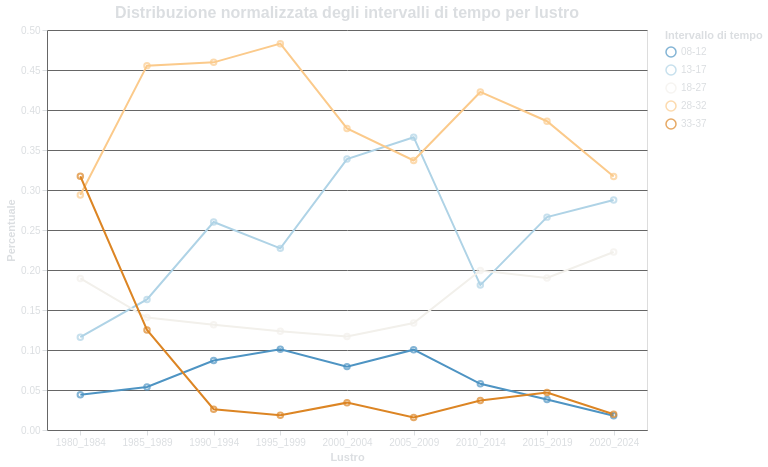

Express this chart as Vega-Lite.
### Vega-Lite specification from a JSON file in a GitHub repository (floating-point values rounded to 4 significant figures)
{"$schema": "https://vega.github.io/schema/vega-lite/v5.17.0.json", "config": {"axis": {"labelAngle": 0, "domainColor": "#666666", "gridColor": "#666666", "labelColor": "#DBDEE1", "tickColor": "#DBDEE1", "titleColor": "#DBDEE1"}, "background": "transparent", "legend": {"labelColor": "#DBDEE1", "titleColor": "#DBDEE1"}, "title": {"color": "#DBDEE1", "fontSize": 16}}, "data": {"name": "data-cc0357b6e1c78e35e4d864b53bce23f5"}, "datasets": {"data-cc0357b6e1c78e35e4d864b53bce23f5": [{"Count": 30, "Durata Intervallo": "08-12", "Lustro": "1980_1984", "Percentuale": 0.04405}, {"Count": 133, "Durata Intervallo": "08-12", "Lustro": "1985_1989", "Percentuale": 0.05385}, {"Count": 204, "Durata Intervallo": "08-12", "Lustro": "1990_1994", "Percentuale": 0.08681}, {"Count": 77, "Durata Intervallo": "08-12", "Lustro": "1995_1999", "Percentuale": 0.101}, {"Count": 95, "Durata Intervallo": "08-12", "Lustro": "2000_2004", "Percentuale": 0.07923}, {"Count": 166, "Durata Intervallo": "08-12", "Lustro": "2005_2009", "Percentuale": 0.1004}, {"Count": 22, "Durata Intervallo": "08-12", "Lustro": "2010_2014", "Percentuale": 0.05774}, {"Count": 13, "Durata Intervallo": "08-12", "Lustro": "2015_2019", "Percentuale": 0.03801}, {"Count": 9, "Durata Intervallo": "08-12", "Lustro": "2020_2024", "Percentuale": 0.01772}, {"Count": 79, "Durata Intervallo": "13-17", "Lustro": "1980_1984", "Percentuale": 0.116}, {"Count": 403, "Durata Intervallo": "13-17", "Lustro": "1985_1989", "Percentuale": 0.1632}, {"Count": 611, "Durata Intervallo": "13-17", "Lustro": "1990_1994", "Percentuale": 0.26}, {"Count": 173, "Durata Intervallo": "13-17", "Lustro": "1995_1999", "Percentuale": 0.227}, {"Count": 406, "Durata Intervallo": "13-17", "Lustro": "2000_2004", "Percentuale": 0.3386}, {"Count": 605, "Durata Intervallo": "13-17", "Lustro": "2005_2009", "Percentuale": 0.366}, {"Count": 69, "Durata Intervallo": "13-17", "Lustro": "2010_2014", "Percentuale": 0.1811}, {"Count": 91, "Durata Intervallo": "13-17", "Lustro": "2015_2019", "Percentuale": 0.2661}, {"Count": 146, "Durata Intervallo": "13-17", "Lustro": "2020_2024", "Percentuale": 0.2874}, {"Count": 129, "Durata Intervallo": "18-27", "Lustro": "1980_1984", "Percentuale": 0.1894}, {"Count": 347, "Durata Intervallo": "18-27", "Lustro": "1985_1989", "Percentuale": 0.1405}, {"Count": 309, "Durata Intervallo": "18-27", "Lustro": "1990_1994", "Percentuale": 0.1315}, {"Count": 94, "Durata Intervallo": "18-27", "Lustro": "1995_1999", "Percentuale": 0.1234}, {"Count": 140, "Durata Intervallo": "18-27", "Lustro": "2000_2004", "Percentuale": 0.1168}, {"Count": 221, "Durata Intervallo": "18-27", "Lustro": "2005_2009", "Percentuale": 0.1337}, {"Count": 76, "Durata Intervallo": "18-27", "Lustro": "2010_2014", "Percentuale": 0.1995}, {"Count": 65, "Durata Intervallo": "18-27", "Lustro": "2015_2019", "Percentuale": 0.1901}, {"Count": 113, "Durata Intervallo": "18-27", "Lustro": "2020_2024", "Percentuale": 0.2224}, {"Count": 200, "Durata Intervallo": "28-32", "Lustro": "1980_1984", "Percentuale": 0.2937}, {"Count": 1125, "Durata Intervallo": "28-32", "Lustro": "1985_1989", "Percentuale": 0.4555}, {"Count": 1080, "Durata Intervallo": "28-32", "Lustro": "1990_1994", "Percentuale": 0.4596}, {"Count": 368, "Durata Intervallo": "28-32", "Lustro": "1995_1999", "Percentuale": 0.4829}, {"Count": 452, "Durata Intervallo": "28-32", "Lustro": "2000_2004", "Percentuale": 0.377}, {"Count": 557, "Durata Intervallo": "28-32", "Lustro": "2005_2009", "Percentuale": 0.337}, {"Count": 161, "Durata Intervallo": "28-32", "Lustro": "2010_2014", "Percentuale": 0.4226}, {"Count": 132, "Durata Intervallo": "28-32", "Lustro": "2015_2019", "Percentuale": 0.386}, {"Count": 161, "Durata Intervallo": "28-32", "Lustro": "2020_2024", "Percentuale": 0.3169}, {"Count": 216, "Durata Intervallo": "33-37", "Lustro": "1980_1984", "Percentuale": 0.3172}, {"Count": 309, "Durata Intervallo": "33-37", "Lustro": "1985_1989", "Percentuale": 0.1251}, {"Count": 61, "Durata Intervallo": "33-37", "Lustro": "1990_1994", "Percentuale": 0.02596}, {"Count": 14, "Durata Intervallo": "33-37", "Lustro": "1995_1999", "Percentuale": 0.01837}, {"Count": 41, "Durata Intervallo": "33-37", "Lustro": "2000_2004", "Percentuale": 0.0342}, {"Count": 26, "Durata Intervallo": "33-37", "Lustro": "2005_2009", "Percentuale": 0.01573}, {"Count": 14, "Durata Intervallo": "33-37", "Lustro": "2010_2014", "Percentuale": 0.03675}, {"Count": 16, "Durata Intervallo": "33-37", "Lustro": "2015_2019", "Percentuale": 0.04678}, {"Count": 10, "Durata Intervallo": "33-37", "Lustro": "2020_2024", "Percentuale": 0.01969}]}, "height": 400, "layer": [{"encoding": {"color": {"field": "Durata Intervallo", "scale": {"scheme": "blueorange"}, "title": "Intervallo di tempo", "type": "nominal"}, "tooltip": [{"field": "Durata Intervallo", "type": "nominal"}, {"field": "Lustro", "type": "nominal"}, {"field": "Percentuale", "format": ".3f", "type": "quantitative"}], "x": {"field": "Lustro", "title": "Lustro", "type": "nominal"}, "y": {"field": "Percentuale", "title": "Percentuale", "type": "quantitative"}}, "mark": {"type": "line"}, "title": "Distribuzione normalizzata degli intervalli di tempo per lustro"}, {"encoding": {"color": {"field": "Durata Intervallo", "scale": {"scheme": "blueorange"}, "title": "Intervallo di tempo", "type": "nominal"}, "tooltip": [{"field": "Durata Intervallo", "type": "nominal"}, {"field": "Lustro", "type": "nominal"}, {"field": "Percentuale", "format": ".3f", "type": "quantitative"}], "x": {"field": "Lustro", "title": "Lustro", "type": "nominal"}, "y": {"field": "Percentuale", "title": "Percentuale", "type": "quantitative"}}, "mark": {"type": "point"}, "title": "Distribuzione normalizzata degli intervalli di tempo per lustro"}], "width": 600}
